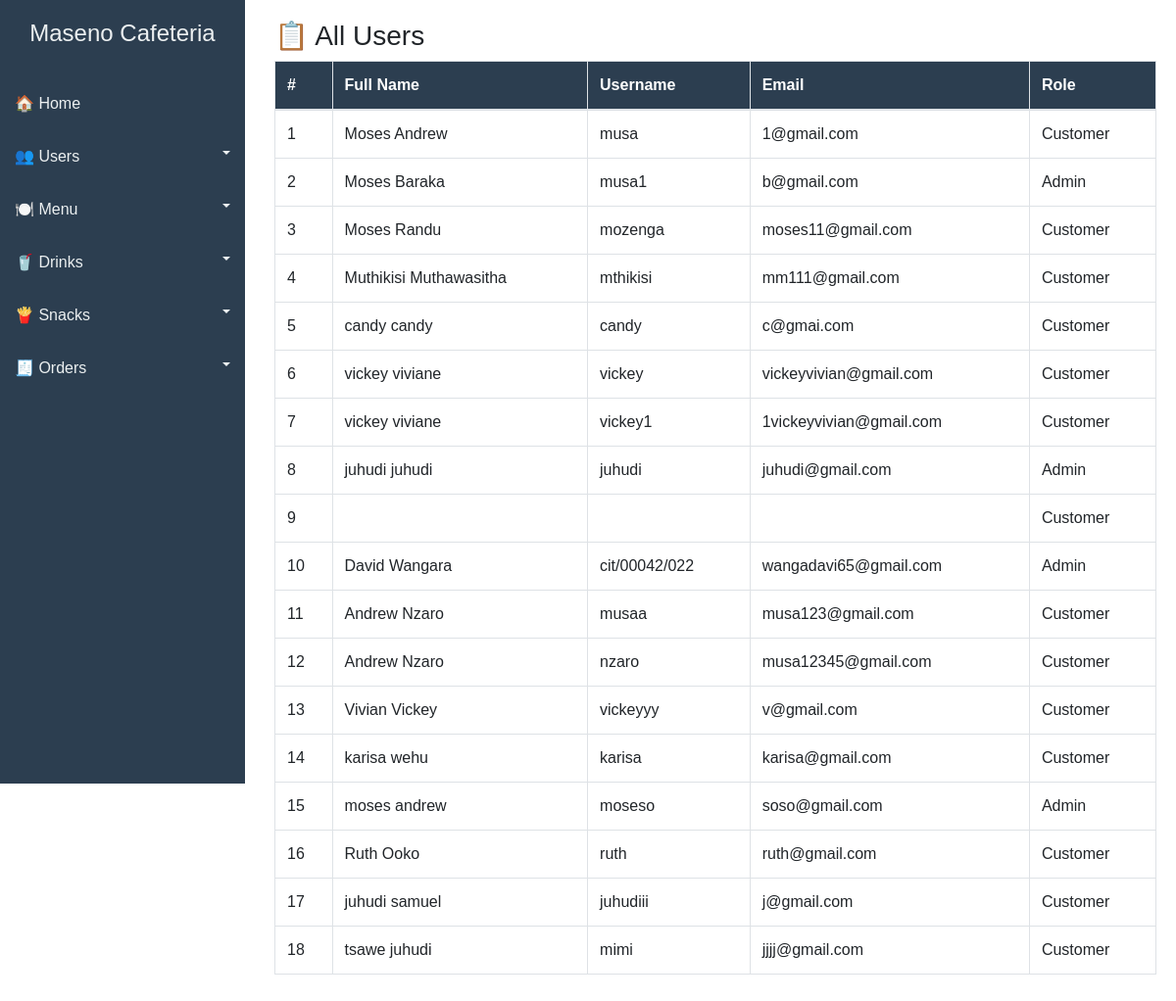
The page /users.php on the database its author committed.
### tables this page shows
CREATE TABLE `users` (
  `id` int(11) NOT NULL,
  `username` varchar(100) DEFAULT NULL,
  `full_name` varchar(100) NOT NULL,
  `email` varchar(100) NOT NULL,
  `password` varchar(255) NOT NULL,
  `phone` varchar(20) DEFAULT NULL,
  `role` enum('customer','admin') DEFAULT 'customer',
  `created_at` timestamp NOT NULL DEFAULT current_timestamp(),
  `profile_image` varchar(255) DEFAULT NULL
);

### users.php (the view, shortened to what this page needs)
<?php
include 'db_connect.php';
$query = mysqli_query($conn, "SELECT * FROM users");
?>
<!DOCTYPE html>
<html lang="en">
<head>
    <link rel="stylesheet" href="https://stackpath.bootstrapcdn.com/bootstrap/4.5.2/css/bootstrap.min.css">
</head>
<body>
<div class="sidebar">
    <h4>Maseno Cafeteria</h4>
    <a href="admin_dashboard.php">🏠 Home</a>
    <a href="#usersSubmenu" data-toggle="collapse" class="dropdown-toggle">👥 Users</a>
    <a href="#menuSubmenu" data-toggle="collapse" class="dropdown-toggle">🍽️ Menu</a>
    <a href="#drinksSubmenu" data-toggle="collapse" class="dropdown-toggle">🥤 Drinks</a>
    <a href="#snacksSubmenu" data-toggle="collapse" class="dropdown-toggle">🍟 Snacks</a>
    <a href="#ordersSubmenu" data-toggle="collapse" class="dropdown-toggle">🧾 Orders</a>
</div>
<div class="main-content">
    <h3>📋 All Users</h3>
    <table class="table table-bordered table-hover">
        <thead>
            <tr>
                <th>#</th>
                <th>Full Name</th>
                <th>Username</th>
                <th>Email</th>
                <th>Role</th>
            </tr>
        </thead>
        <tbody>
        <?php
        $count = 1;
        while($row = mysqli_fetch_assoc($query)) { ?>
            <tr>
                <td><?= $count++ ?></td>
                <td><?= htmlspecialchars($row['full_name']) ?></td>
                <td><?= htmlspecialchars($row['username']) ?></td>
                <td><?= htmlspecialchars($row['email']) ?></td>
                <td><?= htmlspecialchars(ucfirst($row['role'])) ?></td>
            </tr>
        <?php } ?>
        </tbody>
    </table>
</div>
</body>
</html>

### users.php (style rules this page uses)
body { font-family: Arial, sans-serif; }
.sidebar { width: 250px; background-color: #2c3e50; min-height: 100vh; padding-top: 20px; position: fixed; }
.sidebar h4 { color: #ecf0f1; text-align: center; margin-bottom: 30px; }
.sidebar a { color: #ecf0f1; padding: 15px; display: block; text-decoration: none; }
.main-content { margin-left: 260px; padding: 20px; }
.dropdown-toggle::after { float: right; margin-top: 6px; }
.table thead th { background-color: #2c3e50; color: #fff; }

### rows shown on the page
users: full_name "Moses Andrew", username "musa", email "1@gmail.com", role "Customer"
users: full_name "Moses Baraka", username "musa1", email "b@gmail.com", role "Admin"
users: full_name "Moses Randu", username "mozenga", email "moses11@gmail.com", role "Customer"
users: full_name "Muthikisi Muthawasitha", username "mthikisi", email "mm111@gmail.com", role "Customer"
users: full_name "candy candy", username "candy", email "c@gmai.com", role "Customer"
users: full_name "vickey viviane", username "vickey", email "vickeyvivian@gmail.com", role "Customer"
users: full_name "vickey viviane", username "vickey1", email "1vickeyvivian@gmail.com", role "Customer"
users: full_name "juhudi juhudi", username "juhudi", email "juhudi@gmail.com", role "Admin"
users: role "Customer"
users: full_name "David Wangara", username "cit/00042/022", email "wangadavi65@gmail.com", role "Admin"
users: full_name "Andrew Nzaro", username "musaa", email "musa123@gmail.com", role "Customer"
users: full_name "Andrew Nzaro", username "nzaro", email "musa12345@gmail.com", role "Customer"
users: full_name "Vivian Vickey", username "vickeyyy", email "v@gmail.com", role "Customer"
users: full_name "karisa wehu", username "karisa", email "karisa@gmail.com", role "Customer"
users: full_name "moses andrew", username "moseso", email "soso@gmail.com", role "Admin"
users: full_name "Ruth Ooko", username "ruth", email "ruth@gmail.com", role "Customer"
users: full_name "juhudi samuel", username "juhudiii", email "j@gmail.com", role "Customer"
users: full_name "tsawe juhudi", username "mimi", email "jjjj@gmail.com", role "Customer"
